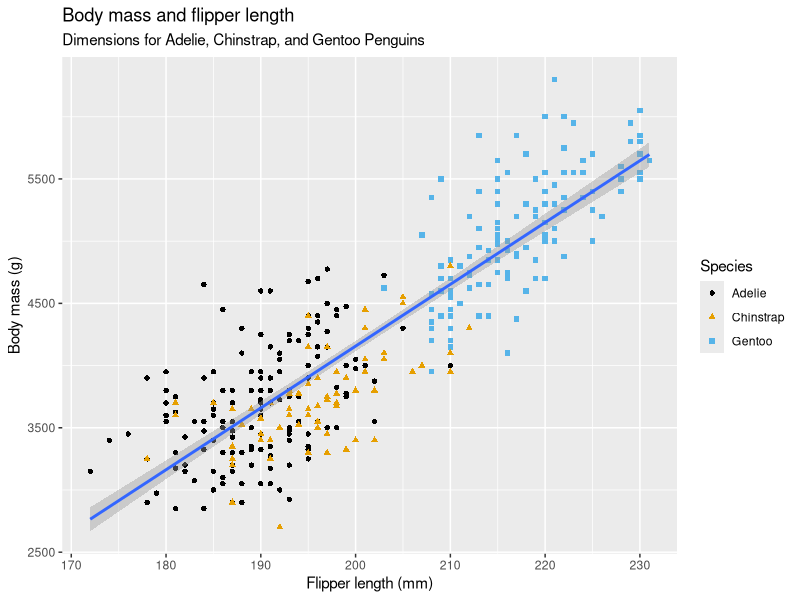
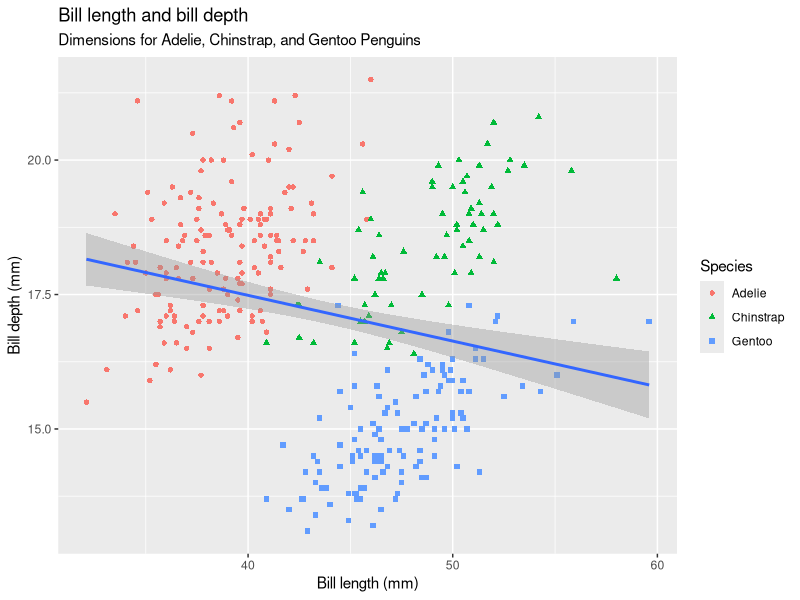
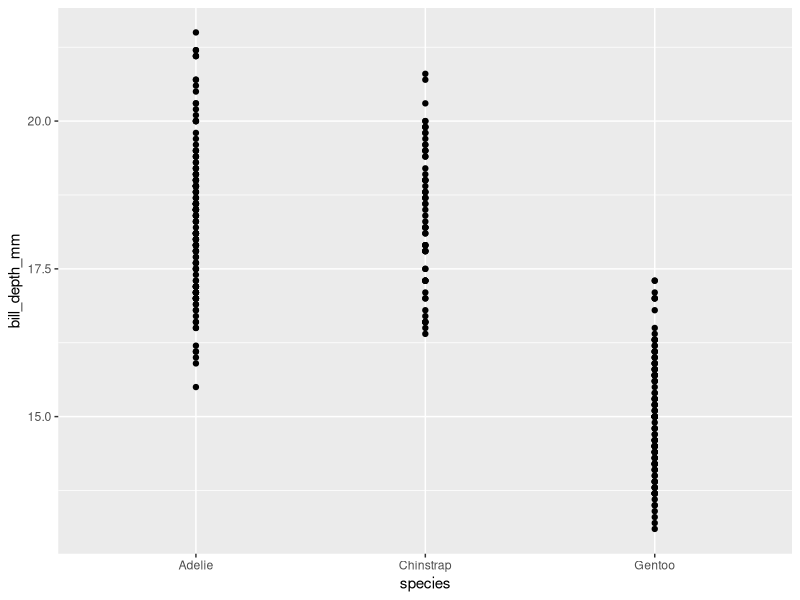
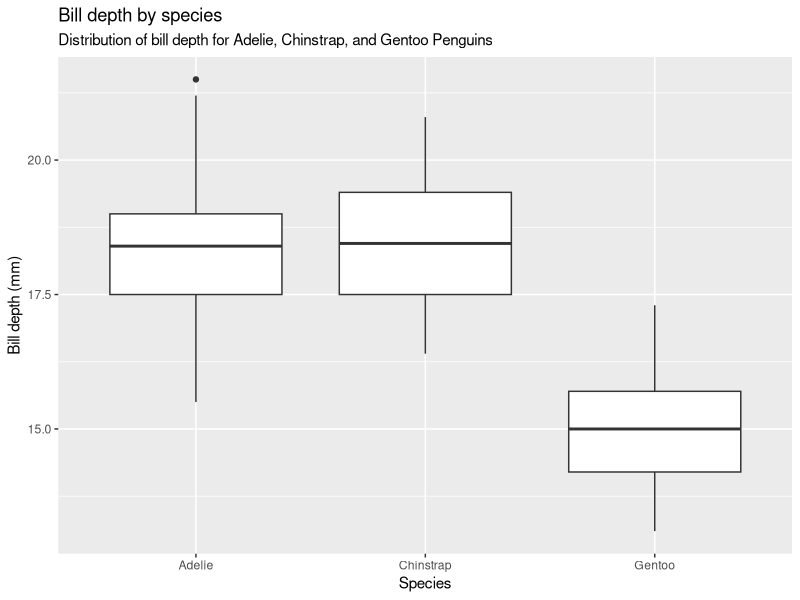
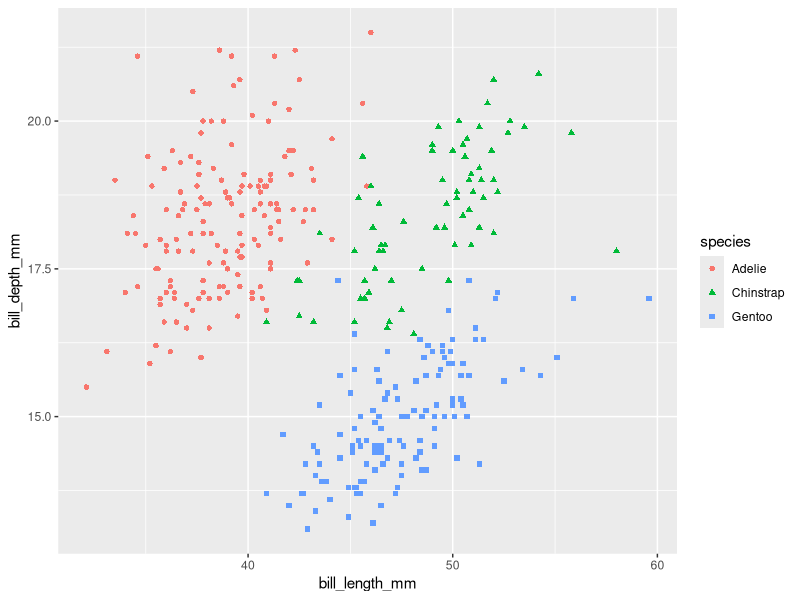
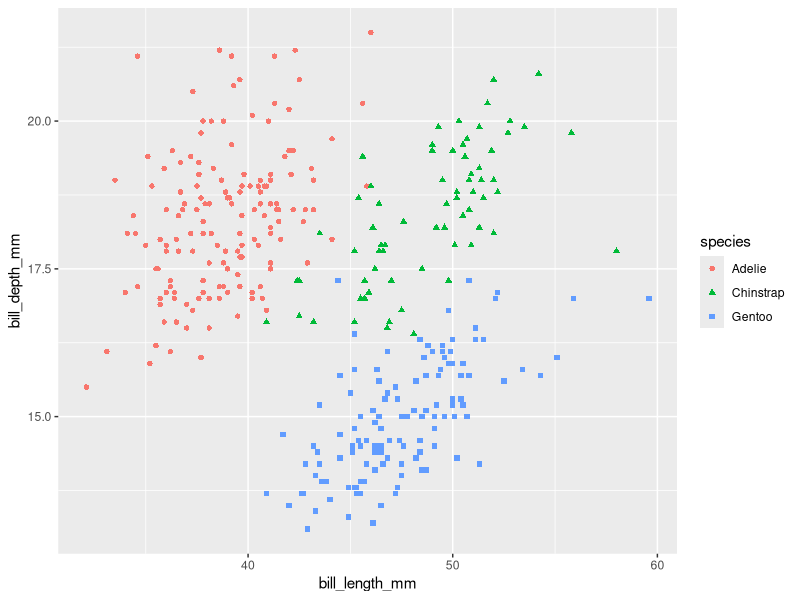
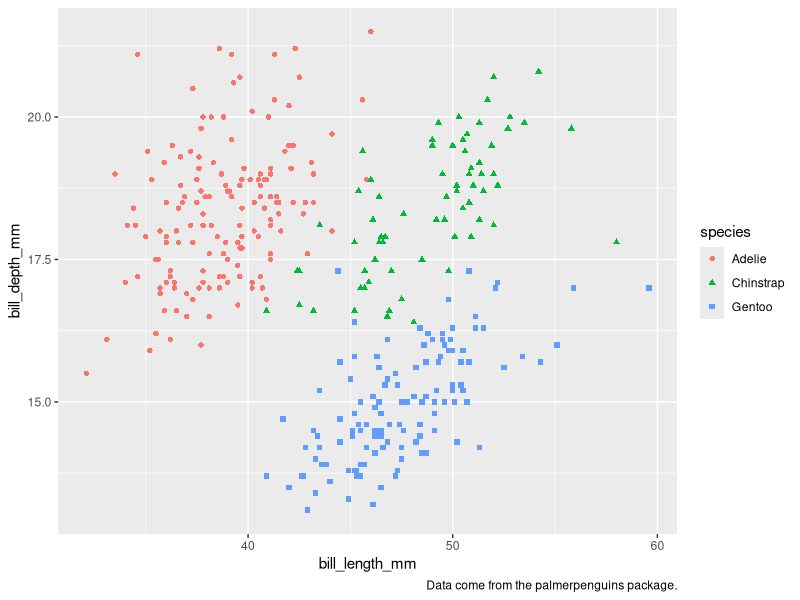
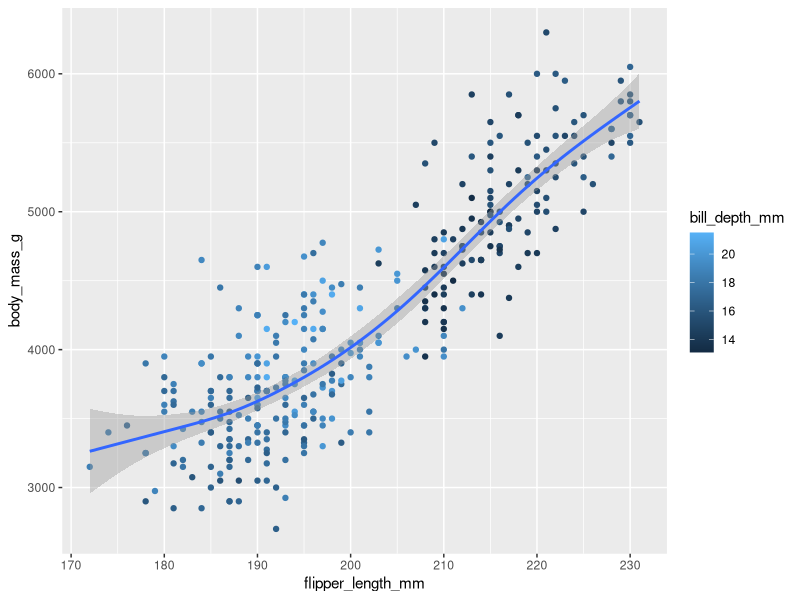

Reproduce these figures in R, in order.
library(tidyverse)

library(palmerpenguins)
library(ggthemes)

ggplot(
  data = penguins,
  mapping = aes(x = flipper_length_mm, y = body_mass_g)
) +
  geom_point(aes(color = species, shape = species)) +
  geom_smooth(method = "lm") +
  labs(
    title = "Body mass and flipper length",
    subtitle = "Dimensions for Adelie, Chinstrap, and Gentoo Penguins",
    x = "Flipper length (mm)", y = "Body mass (g)",
    color = "Species", shape = "Species"
  ) +
  scale_color_colorblind()

# Exercise 1
# Row and col number in `penguins`
nrow(penguins)
ncol(penguins)

# Exercise 2
# `bill_depth_mm` - a number denoting bill depth (millimeters)
?penguins

# Exercise 3
ggplot(
  data = penguins,
  mapping = aes(x = bill_length_mm, y = bill_depth_mm)
) +
  geom_point(aes(color = species, shape = species)) +
  geom_smooth(method = "lm") +
  labs(
    title = "Bill length and bill depth",
    subtitle = "Dimensions for Adelie, Chinstrap, and Gentoo Penguins",
    x = "Bill length (mm)", y = "Bill depth (mm)",
    color = "Species", shape = "Species"
  )
# The relationship between bill length and bill depth is not as strong as the relationship between flipper length and body mass.
# And approximately, the relationship between bill length and bill depth is positive linear.

# Exercise 4
ggplot(
  data = penguins,
  mapping = aes(x = species, y = bill_depth_mm)
) +
  geom_point()

# Because the species is a categorical variable, we can use a boxplot to visualize the distribution of bill depth for each species.
ggplot(data = penguins, mapping = aes(x = species, y = bill_depth_mm)) +
  geom_boxplot() +
  labs(
    title = "Bill depth by species",
    subtitle = "Distribution of bill depth for Adelie, Chinstrap, and Gentoo Penguins",
    x = "Species", y = "Bill depth (mm)"
  )

# Exercise 5
# There is an error in provided code. func::`geom_point` need argument `x` and `y`.
# The correct code is:
ggplot(data = penguins) +
  geom_point(
    mapping = aes(x = bill_length_mm, y = bill_depth_mm, color = species, shape = species)
  )

# Exercise 6
# argument `na.rm` is how to remove missing values. If set it to TRUE, the missing values will be removed, and the wraning message will be suppressed.
ggplot(data = penguins) +
  geom_point(
    mapping = aes(x = bill_length_mm, y = bill_depth_mm, color = species, shape = species), na.rm = TRUE
  )

# Exercise 7
ggplot(data = penguins) +
  geom_point(
    mapping = aes(x = bill_length_mm, y = bill_depth_mm, color = species, shape = species)
  ) +
  labs(caption = "Data come from the palmerpenguins package.")

# Exercise 8
ggplot(data = penguins, mapping = aes(x = flipper_length_mm, y = body_mass_g)) +
  geom_point(
    mapping = aes(color = bill_depth_mm), na.rm = TRUE, shape = 19
  ) +
  geom_smooth(method = "gam")
# method = "gam" is generalized additive model

# Exercise 9
ggplot(
  data = penguins,
  mapping = aes(x = flipper_length_mm, y = body_mass_g, color = island)
) +
  geom_point() +
  geom_smooth(se = FALSE)
# The location of `color` in global or local, decice whether the line of `geom_smooth` is colored or not.

# Exercise 10
ggplot(
  data = penguins,
  mapping = aes(x = flipper_length_mm, y = body_mass_g)
) +
  geom_point() +
  geom_smooth()

ggplot() +
  geom_point(
    data = penguins,
    mapping = aes(x = flipper_length_mm, y = body_mass_g)
  ) +
  geom_smooth(
    data = penguins,
    mapping = aes(x = flipper_length_mm, y = body_mass_g)
  )
# The two plots are the same. The first plot is set by `ggplot()` - global level, it will apply for all following layers.
# The second plot is set by `geom_point()` and `geom_smooth()` - local level, it will apply for only these layers.
# But, in the second plot, the `data` and `mapping` are set for each layer, so the two plots are the same.
